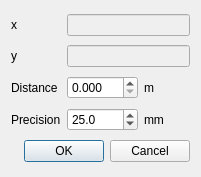
<?xml version="1.0" encoding="UTF-8"?>
<ui version="4.0">
 <class>distanceDialog</class>
 <widget class="QDialog" name="distanceDialog">
  <property name="geometry">
   <rect>
    <x>0</x>
    <y>0</y>
    <width>201</width>
    <height>177</height>
   </rect>
  </property>
  <property name="windowTitle">
   <string>Distance</string>
  </property>
  <layout class="QGridLayout" name="gridLayout">
   <item row="2" column="1">
    <widget class="QLabel" name="label">
     <property name="text">
      <string>Distance</string>
     </property>
    </widget>
   </item>
   <item row="2" column="2">
    <widget class="QDoubleSpinBox" name="distance">
     <property name="decimals">
      <number>3</number>
     </property>
     <property name="maximum">
      <double>999.990000000000009</double>
     </property>
     <property name="singleStep">
      <double>1.000000000000000</double>
     </property>
    </widget>
   </item>
   <item row="2" column="3">
    <widget class="QLabel" name="label_3">
     <property name="text">
      <string>m</string>
     </property>
    </widget>
   </item>
   <item row="3" column="1">
    <widget class="QLabel" name="label_2">
     <property name="text">
      <string>Precision</string>
     </property>
    </widget>
   </item>
   <item row="3" column="2">
    <widget class="QDoubleSpinBox" name="precision">
     <property name="decimals">
      <number>1</number>
     </property>
     <property name="maximum">
      <double>1000.000000000000000</double>
     </property>
     <property name="value">
      <double>25.000000000000000</double>
     </property>
    </widget>
   </item>
   <item row="3" column="3">
    <widget class="QLabel" name="label_4">
     <property name="text">
      <string>mm</string>
     </property>
    </widget>
   </item>
   <item row="5" column="1" colspan="3">
    <widget class="QDialogButtonBox" name="buttonBox">
     <property name="orientation">
      <enum>Qt::Horizontal</enum>
     </property>
     <property name="standardButtons">
      <set>QDialogButtonBox::Cancel|QDialogButtonBox::Ok</set>
     </property>
    </widget>
   </item>
   <item row="1" column="1">
    <widget class="QLabel" name="label_5">
     <property name="text">
      <string>y</string>
     </property>
    </widget>
   </item>
   <item row="0" column="1">
    <widget class="QLabel" name="label_6">
     <property name="text">
      <string>x</string>
     </property>
    </widget>
   </item>
   <item row="0" column="2" colspan="2">
    <widget class="QLineEdit" name="x">
     <property name="enabled">
      <bool>false</bool>
     </property>
    </widget>
   </item>
   <item row="1" column="2" colspan="2">
    <widget class="QLineEdit" name="y">
     <property name="enabled">
      <bool>false</bool>
     </property>
    </widget>
   </item>
  </layout>
 </widget>
 <resources/>
 <connections>
  <connection>
   <sender>buttonBox</sender>
   <signal>accepted()</signal>
   <receiver>distanceDialog</receiver>
   <slot>accept()</slot>
   <hints>
    <hint type="sourcelabel">
     <x>248</x>
     <y>254</y>
    </hint>
    <hint type="destinationlabel">
     <x>157</x>
     <y>274</y>
    </hint>
   </hints>
  </connection>
  <connection>
   <sender>buttonBox</sender>
   <signal>rejected()</signal>
   <receiver>distanceDialog</receiver>
   <slot>reject()</slot>
   <hints>
    <hint type="sourcelabel">
     <x>316</x>
     <y>260</y>
    </hint>
    <hint type="destinationlabel">
     <x>286</x>
     <y>274</y>
    </hint>
   </hints>
  </connection>
 </connections>
</ui>
